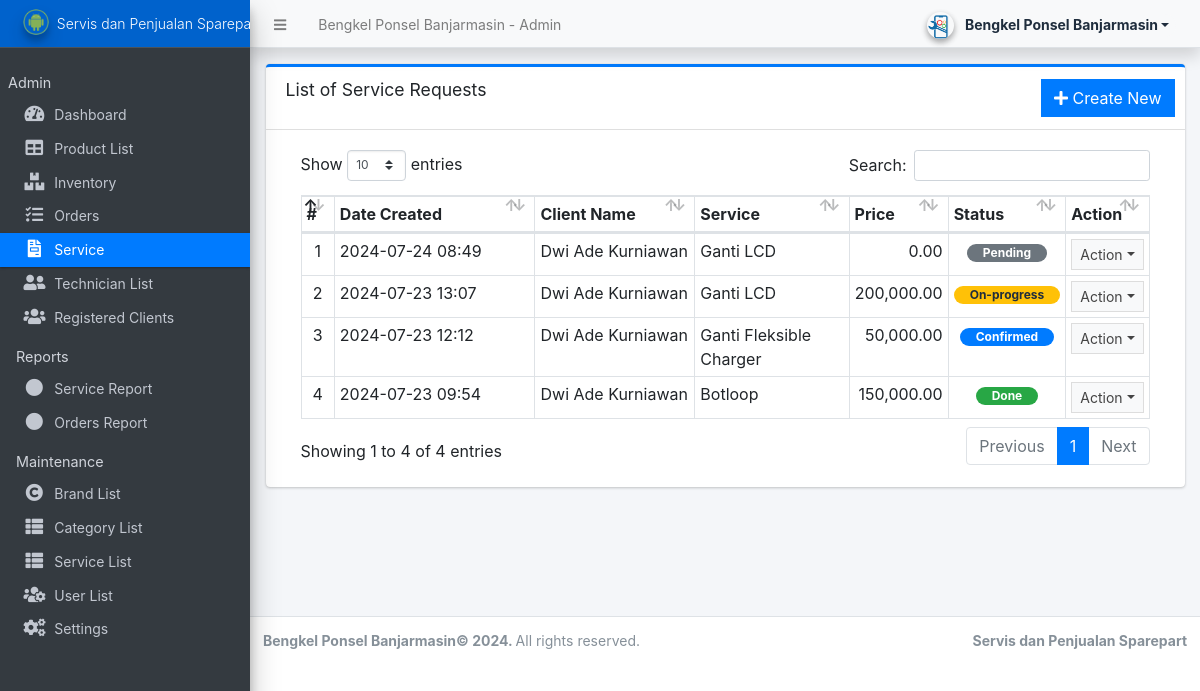
The page /admin/?page=service_requests (signed in) on the database its author committed.
### tables this page shows
CREATE TABLE `service_requests` (
  `id` int(30) NOT NULL,
  `client_id` int(30) NOT NULL,
  `service_type` text NOT NULL,
  `mechanic_id` int(30) DEFAULT NULL,
  `price` float NOT NULL DEFAULT 0,
  `status` tinyint(1) NOT NULL DEFAULT 0,
  `date_created` datetime NOT NULL DEFAULT current_timestamp()
);

CREATE TABLE `service_list` (
  `id` int(30) NOT NULL,
  `service` text NOT NULL,
  `description` text NOT NULL,
  `status` tinyint(4) NOT NULL DEFAULT 1,
  `delete_flag` tinyint(1) NOT NULL DEFAULT 0,
  `date_created` datetime NOT NULL DEFAULT current_timestamp()
);

### admin/service_requests/index.php (the view, shortened to what this page needs)
<div class="card card-outline card-primary">
	<div class="card-header">
		<h3 class="card-title">List of Service Requests</h3>
		<div class="card-tools">
			<a href="javascript:void(0)" id="create_new" class="btn btn-flat btn-primary"><span class="fas fa-plus"></span>  Create New</a>
		</div>
	</div>
	<div class="card-body">
		<div class="container-fluid">
        <div class="container-fluid">
			<table class="table table-bordered table-stripped">
				<colgroup>
					<col width="5%">
					<col width="35%">
					<col width="25%">
					<col width="25%">
					<col width="10%">
				</colgroup>
				<thead>
					<tr>
						<th>#</th>
						<th>Date Created</th>
						<th>Client Name</th>
						<th>Service</th>
						<th>Price</th>
						<th>Status</th>
						<th>Action</th>
					</tr>
				</thead>
				<tbody>
					<?php
						$i = 1;
						$qry = $conn->query("SELECT s.*,concat(c.firstname,' ',c.middlename,' ',c.lastname) as fullname from service_requests s inner join client_list c on s.client_id = c.id order by unix_timestamp(s.date_created) desc");
						while($row = $qry->fetch_assoc()):
							$sids = $conn->query("SELECT meta_value FROM request_meta where request_id = '{$row['id']}' and meta_field = 'service_id'")->fetch_assoc()['meta_value'];
							$services  = $conn->query("SELECT * FROM service_list where id in ({$sids}) ");
					?>
						<tr>
							<td class="text-center"><?php echo $i++; ?></td>
							<td><?php echo date("Y-m-d H:i",strtotime($row['date_created'])) ?></td>
							<td><?php echo ucwords($row['fullname']) ?></td>
							<td>
								<p class="m-0 truncate-3">
								<?php
									while($srow = $services->fetch_assoc()){
										echo $srow['service'];
									}
								?>
								</p>
							</td>
							<td class="text-right"><?= number_format($row['price'],2) ?></td>
							<td class="text-center">
								<?php if($row['status'] == 1): ?>
									<span class="badge badge-primary rounded-pill px-3">Confirmed</span>
								<?php elseif($row['status'] == 2): ?>
									<span class="badge badge-warning rounded-pill px-3">On-progress</span>
								<?php elseif($row['status'] == 3): ?>
									<span class="badge badge-success rounded-pill px-3">Done</span>
								<?php elseif($row['status'] == 4): ?>
									<span class="badge badge-danger rounded-pill px-3">Cancelled</span>
								<?php else: ?>
									<span class="badge badge-secondary rounded-pill px-3">Pending</span>
								<?php endif; ?>
							</td>
							<td align="center">
								 <button type="button" class="btn btn-flat btn-default btn-sm dropdown-toggle dropdown-icon" data-toggle="dropdown">
				                  		Action
				                  </button>
							</td>
						</tr>
					<?php endwhile; ?>
				</tbody>
			</table>
		</div>
		</div>
	</div>
</div>

### rows shown on the page
service_requests: date_created "2024-07-24 08:49", fullname "Dwi Ade Kurniawan", price "0.00", status "Pending"
service_list: service "Ganti LCD"
service_requests: date_created "2024-07-23 13:07", fullname "Dwi Ade Kurniawan", price "200,000.00", status "On-progress"
service_requests: date_created "2024-07-23 12:12", fullname "Dwi Ade Kurniawan", price "50,000.00", status "Confirmed"
service_list: service "Ganti Fleksible Charger"
service_requests: date_created "2024-07-23 09:54", fullname "Dwi Ade Kurniawan", price "150,000.00", status "Done"
service_list: service "Botloop"

### other values the page prints
$_settings->info('name') "Bengkel Ponsel Banjarmasin"
$_settings->userdata('firstname').' '.$_settings->userdata('lastname') "Bengkel Ponsel Banjarmasin"
$_settings->info('short_name') "Servis dan Penjualan…"
$_settings->info('short_name') "Servis dan Penjualan Sparepart"
